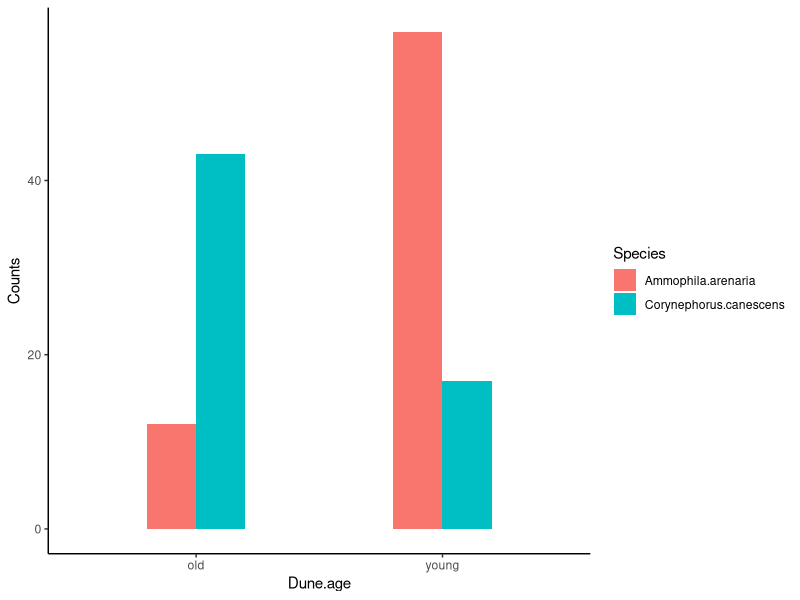
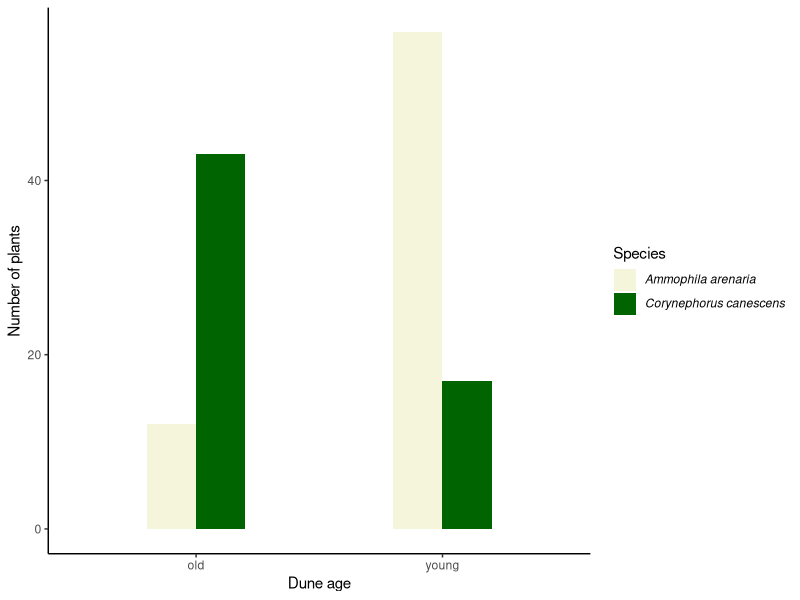

Write R code to recreate these figures, in order.
## ---- chunk 1
dunegrass_data <- read.table("data/dunegrass.txt",
                           header=T,
                           sep="\t",
                           dec=",") 
## ---- chunk 2
str(dunegrass_data)
## ---- chunk 3
head(dunegrass_data)
## ---- chunk 4
library(ggplot2)

plot.dunegrass <- ggplot(dunegrass_data, aes(x = Dune.age, y = Counts, fill = Species)) +
  stat_summary(geom = "bar", fun = "identity", position = "dodge", width = 0.4) +
  theme_classic()

plot.dunegrass
## ---- chunk 5
dunegrass_cont_table <- xtabs(Counts ~ Species + Dune.age, data = dunegrass_data)

dunegrass_cont_table
## ---- chunk 6
m.dunegrass <- chisq.test(dunegrass_cont_table)
## ---- chunk 7
m.dunegrass
## ---- chunk 8
m.dunegrass$expected
## ---- chunk 9
m.dunegrass$observed
## ---- chunk 10
m.dunegrass$expected
## ---- chunk 11
depth.data <- data.frame(
  "male" = c(7, 0),
  "female" = c(2, 5),
  row.names = c("Shallow", "Deep"),
  stringsAsFactors = FALSE
)
colnames(depth.data) <- c("Male", "Female")

depth.data
## ---- chunk 12
m.depth <- chisq.test(depth.data)
## ---- chunk 13
m.depth$expected
## ---- chunk 14
m.depth.fisher <- fisher.test(depth.data)
m.depth.fisher
## ---- chunk 15
library(ggplot2)

plot.dunegrass.final <- ggplot(dunegrass_data, aes(x = Dune.age, y = Counts, fill = Species)) +
  stat_summary(geom = "bar", fun = "identity", position = "dodge", width = 0.4) +
  xlab("Dune age")+
  ylab("Number of plants")+
   scale_fill_manual(
    values = c(
      "Ammophila.arenaria" = "beige",
      "Corynephorus.canescens" = "darkgreen"
    ),
    labels = c(
      expression(italic("Ammophila arenaria")),
      expression(italic("Corynephorus canescens"))
    )
  ) +
  theme_classic() +
  theme(
    legend.text = element_text(hjust = 0)
  )

plot.dunegrass.final
